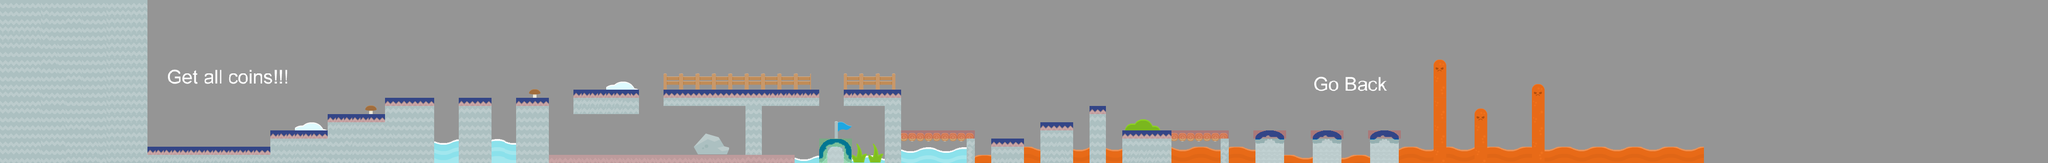

This game map was drawn from its Tiled (.tmx) file and the tilesets committed beside it. A one-line description and the trimmed map source follow:
An orthogonal 250x20 tile map with 16x16 px tiles, 5 tile layers (cav, water, bg, bgtwo, ...), 5 tilesets and 14 objects (Gate, EnemyTwo, EnemyOne, star1, star2, ...).

<map version="1.0" orientation="orthogonal" width="250" height="20" tilewidth="16" tileheight="16">
 <tileset firstgid="1" name="tiles" tilewidth="16" tileheight="16">
  <image source="leveltwotiles.png" width="400" height="400" />
 </tileset>
 <tileset firstgid="626" name="tilea1new" tilewidth="16" tileheight="16">
  <image source="watertiles.png" width="512" height="384" />
 </tileset>
 <tileset firstgid="1394" name="meta_tiles" tilewidth="16" tileheight="16" spacing="1" margin="1">
  <image source="meta_tiles.png" width="67" height="34" />
  <tile id="0">
   <properties>
    <property name="Stand" value="True" />
   </properties>
  </tile>
  <tile id="2">
   <properties>
    <property name="Win" value="True" />
   </properties>
  </tile>
  <tile id="3">
   <properties>
    <property name="Water" value="True" />
   </properties>
  </tile>
  <tile id="5">
   <properties>
    <property name="BlockRight" value="True" />
   </properties>
  </tile>
 </tileset>
 <tileset firstgid="1400" name="requireskey" tilewidth="16" tileheight="16" spacing="1" margin="1">
  <image source="requireskey.png" width="400" height="400" />
 </tileset>
 <tileset firstgid="1929" name="bgn" tilewidth="16" tileheight="16" spacing="1" margin="1">
  <image source="bgn.png" width="256" height="256" />
 </tileset>
 <layer name="cav" width="250" height="20">
  <data>[5000 cells, 5000 non-empty, 210 distinct tile ids]</data>
 </layer>
 <layer name="water" width="250" height="20">
  <data>[5000 cells, 220 non-empty, 66 distinct tile ids]</data>
 </layer>
 <layer name="bg" width="250" height="20">
  <data>[5000 cells, 3208 non-empty, 147 distinct tile ids]</data>
 </layer>
 <layer name="bgtwo" width="250" height="20">
  <data>[5000 cells, 241 non-empty, 97 distinct tile ids]</data>
 </layer>
 <layer name="block" width="250" height="20">
  <data>[5000 cells, 421 non-empty, 4 distinct tile ids]</data>
 </layer>
 <objectgroup name="Object" width="250" height="20">
  <object name="Gate" x="1312" y="272" />
  <object name="EnemyTwo" x="2480" y="240" />
  <object name="EnemyOne" x="816" y="176" />
 </objectgroup>
 <objectgroup name="starObjs" width="250" height="20">
  <object name="star1" x="1392" y="288" />
  <object name="star2" x="1424" y="288" />
  <object name="star3" x="1360" y="288" />
  <object name="star4" x="1184" y="160" />
  <object name="star5" x="2144" y="192" />
  <object name="star6" x="2592" y="240" />
  <object name="star7" x="1824" y="208" />
  <object name="star8" x="928" y="176" />
 </objectgroup>
 <objectgroup name="moveObjs" width="250" height="20">
  <object name="Key" x="2704" y="240" />
 </objectgroup>
 <objectgroup name="powerObjs" width="250" height="20">
  <object name="shotrefill2" x="2064" y="224" />
  <object name="shotrefill1" x="480" y="272" />
 </objectgroup>
</map>
